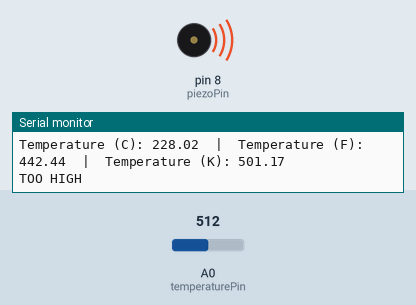
Simulated run of this sketch. Board: Arduino Uno, built with avr-gcc and run on an emulated ATmega328P. Shown: buzzer (waves = sounding), the last lines printed to the serial monitor. Inputs (shaded band) come from the test bench; at power-on: A0 (temperaturePin) = 512.

Above: at 1.8 s.
1.9 s: A0 (temperaturePin) set to 183
6.0 s: A0 (temperaturePin) set to 152
At 6.6 s:
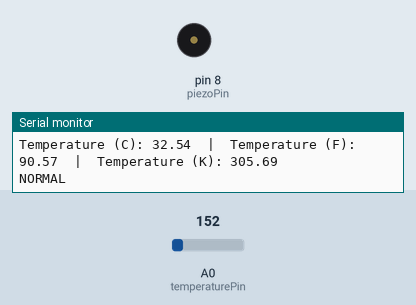
8.7 s: A0 (temperaturePin) set to 306
At 10.0 s:
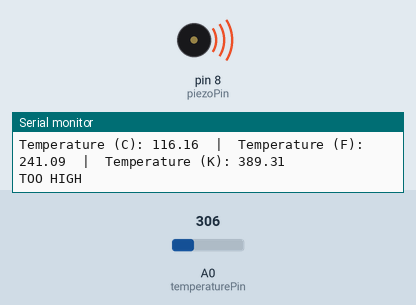
Timing chart, 0 to 18.8 s (numbered marks = the images above; inputs shaded):
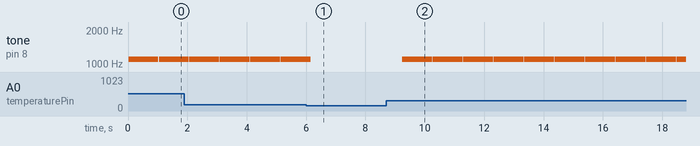

The sketch:

lab8.ino
```cpp
#define ANALOGREFVOLTAGE 5.555

// TMP36 Pin
int temperaturePin = A0;

// Piezo Pin
int piezoPin = 8;

// Threshold temperatures
float lowTempThreshold = 20.0;
float highTempThreshold = 40.0;

void setup()
{
  // Start the Serial connection
  Serial.begin(9600);
}

void loop()
{
  float temperatureC = getTemperature(temperaturePin);
  float temperatureF = (temperatureC * 9.0 / 5.0) + 32.0;
  float temperatureK = temperatureC + 273.15;

  // Display temperatures in one line
  Serial.print("Temperature (C): " + String(temperatureC) + "  |  ");
  Serial.print("Temperature (F): " + String(temperatureF) + "  |  ");
  Serial.println("Temperature (K): " + String(temperatureK));

  // Temperature alarm
  if (temperatureC < lowTempThreshold)
  {
    tone(piezoPin, 1100, 1000); // Play the alarm
    Serial.println("TOO LOW");
  }
  else if (temperatureC >= highTempThreshold)
  {
    tone(piezoPin, 1100, 1000); // Play the alarm
    Serial.println("TOO HIGH");
  }
  else
  {
    noTone(piezoPin); // Stop the alarm
    Serial.println("NORMAL");
  }

  delay(1000);
}

float getTemperature(int pin)
{
  float voltage = float(analogRead(pin)) * float(ANALOGREFVOLTAGE / 1023.0);
  return (voltage - 0.5) * 100;
}
```

Measured:
- the behaviour switches between 166 and 165 on A0 (temperaturePin) (found by bisection; images 0 and 1)
- after the input at 6.0 s, tone on pin 8 (piezoPin): goes on until 6.2 s, then stays silent
- after the input at 8.7 s, tone on pin 8 (piezoPin): alternates 1100 Hz for 1.0 s and silent for 0.03 s, starting after 0.55 s
- by itself, tone on pin 8 (piezoPin): alternates 1100 Hz for 1.0 s and silent for 0.03 s
